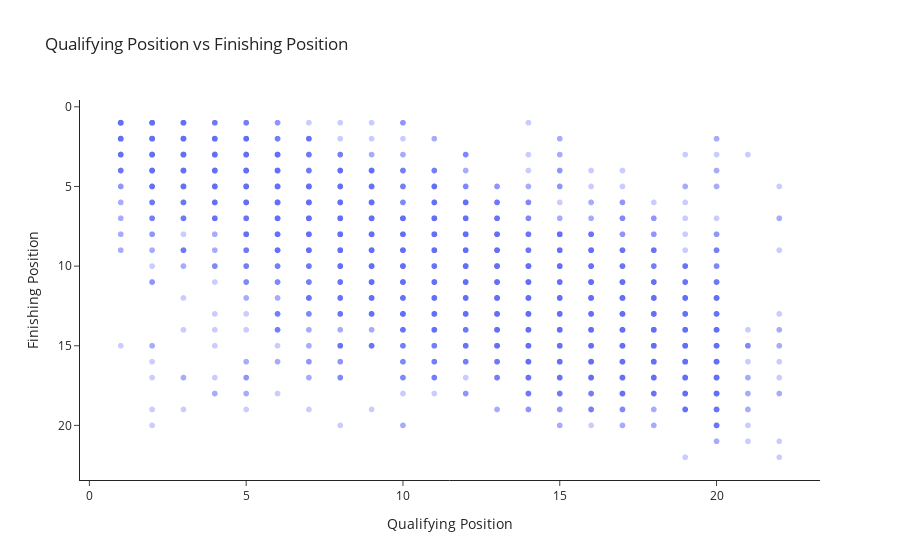

The notebook cell saved with this chart:
### Code cell
import plotly.express as px

fig = px.scatter(
    df_model,
    x="qual_pos",
    y="target_finish_pos",
    opacity=0.35,
    title="Qualifying Position vs Finishing Position",
    labels={
        "qual_pos": "Qualifying Position",
        "target_finish_pos": "Finishing Position"
    }
)

fig.update_layout(
    template="simple_white",
    yaxis=dict(autorange="reversed"),  # P1 at top
    height=450
)

fig.show()

### Figure 1 — Plotly figure (JSON) as saved in the notebook; plotly's stock layout.template omitted (floating-point values rounded to 4 significant figures; data arrays with more than 128 entries replaced by an {"elided": "..."} marker saying what was removed)
{"data": [{"hovertemplate": "Qualifying Position=%{x}<br>Finishing Position=%{y}<extra></extra>", "legendgroup": "", "marker": {"color": "#636efa", "opacity": 0.35, "symbol": "circle"}, "mode": "markers", "name": "", "showlegend": false, "type": "scattergl", "x": {"elided": "3345 int values"}, "xaxis": "x", "y": {"elided": "3345 int values"}, "yaxis": "y"}], "layout": {"autosize": true, "legend": {"tracegroupgap": 0}, "title": {"text": "Qualifying Position vs Finishing Position"}, "xaxis": {"anchor": "y", "autorange": true, "domain": [0, 1], "range": [-0.2707, 23.27], "title": {"text": "Qualifying Position"}, "type": "linear"}, "yaxis": {"anchor": "x", "autorange": true, "domain": [0, 1], "range": [23.54, -0.5382], "title": {"text": "Finishing Position"}, "type": "linear"}}}
